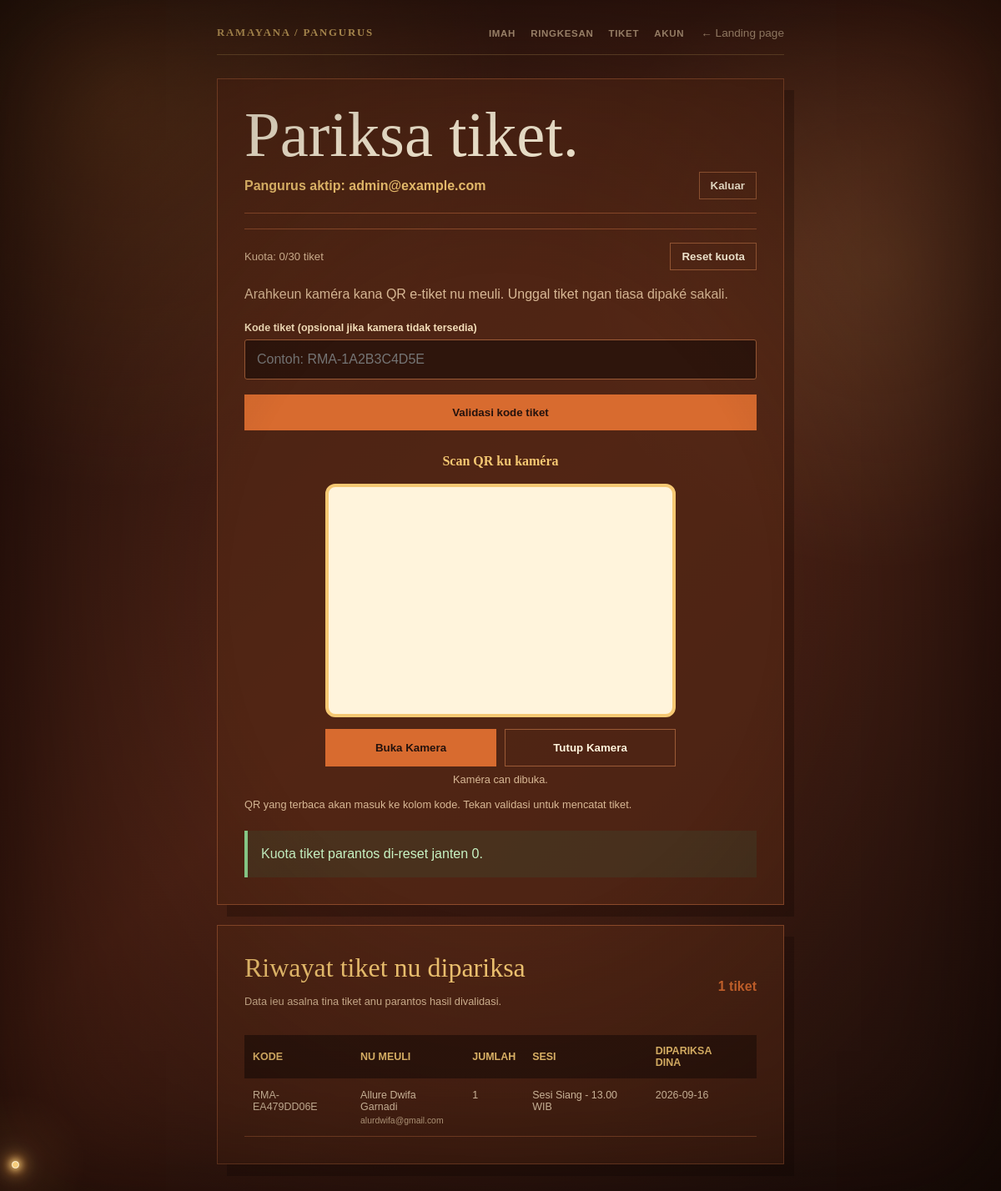
/admin_scan.php?quota_reset=1 (signed in), run on the app's committed database.
### tables this page shows
CREATE TABLE `ticket_quota` (
    `id` tinyint(3) unsigned NOT NULL,
    `max_tickets` int(10) unsigned NOT NULL DEFAULT 30,
    `sold_count` int(10) unsigned NOT NULL DEFAULT 0,
    `reset_at` date NOT NULL DEFAULT(current_date())
);

CREATE TABLE `tickets` (
    `id` int(11) NOT NULL,
    `token` varchar(30) NOT NULL,
    `nama` varchar(100) NOT NULL,
    `kelas` varchar(20) NOT NULL,
    `jumlah_tiket` int(11) NOT NULL,
    `waktu_reservasi` varchar(100) NOT NULL,
    `nomor_handphone` varchar(30) NOT NULL,
    `email` varchar(150) NOT NULL,
    `status` varchar(30) NOT NULL DEFAULT 'belum digunakan',
    `dibuat_pada` date NOT NULL,
    `dipindai_pada` date DEFAULT NULL
);

### config.php (called while the page is built, shortened)
<?php
function getTicketQuota(): array
{
    return db()->query(
        'SELECT max_tickets, sold_count, reset_at FROM ticket_quota WHERE id = 1'
    )->fetch();
}
function db(): PDO
{
    static $pdo = null;
    if ($pdo === null) {
        $pdo = new PDO(
            'mysql:host=' . DB_HOST . ';dbname=' . DB_NAME . ';charset=utf8mb4',
            DB_USER,
            DB_PASSWORD,
            [
                PDO::ATTR_ERRMODE => PDO::ERRMODE_EXCEPTION,
                PDO::ATTR_DEFAULT_FETCH_MODE => PDO::FETCH_ASSOC,
                PDO::ATTR_EMULATE_PREPARES => false,
            ]
        );
    }
    return $pdo;
}
function readTickets(): array
{
    return db()->query(
        'SELECT token, nama, kelas, jumlah_tiket, waktu_reservasi, nomor_handphone, email, status, dibuat_pada, dipindai_pada ' .
            'FROM tickets ORDER BY dibuat_pada ASC, id ASC'
    )->fetchAll();
}
function escape(string $value): string
{
    return htmlspecialchars($value, ENT_QUOTES, 'UTF-8');
}

### admin_scan.php (the view, shortened to what this page needs)
<?php
require_once __DIR__ . '/config.php';
$authenticated = !empty($_SESSION['admin_authenticated']);
$adminEmail = (string) ($_SESSION['user_email'] ?? '');
$scanResult = isset($_GET['quota_reset']) ? 'Kuota tiket parantos di-reset janten 0.' : null;
$scanType = $scanResult !== null ? 'success' : '';
$ticketQuota = getTicketQuota();
$scannedTickets = array_values(array_filter(readTickets(), static function (array $ticket): bool {
    return ($ticket['status'] ?? '') === 'sudah digunakan';
}));
usort($scannedTickets, static function (array $first, array $second): int {
    return strcmp($second['dipindai_pada'] ?? '', $first['dipindai_pada'] ?? '');
});
?>
<html lang="id">
<head>
    <link rel="stylesheet" href="assets/global-effects.css?v=11">
</head>
<body class="scanner-page">
    <div class="wrap">
        <div class="topbar">
            <div class="brand">Ramayana / Pangurus</div>
            <nav class="nav-links" aria-label="Navigasi utama">
                <a href="home.php">Imah</a>
                <a href="sinopsis.php">Ringkesan</a>
                <a href="beli_tiket.php">Tiket</a>
                <a href="akun.php">Akun</a>
            </nav>
            <a href="index.php">&larr; Landing page</a>
        </div>
        <section class="panel">
            <h1>Pariksa tiket.</h1>
            <?php if (!$authenticated): ?>
                <p class="intro">Anjeun parantos login nganggo email <strong><?php echo escape($adminEmail); ?></strong>. Lebetkeun sandi pangurus pikeun muka kaméra sareng ningali data tiket.</p>
                <form method="POST" action="admin_scan.php">
                    <input type="hidden" name="action" value="login">
                    <label for="admin_password">Sandi pangurus</label>
                    <input id="admin_password" name="admin_password" type="password" autocomplete="current-password" required>
                    <button type="submit">Asup salaku pangurus</button>
                </form>
                <p class="hint">Sandi ieu dipaké babarengan ku pangurus anu meunang idin.</p>
            <?php else: ?>
                <div class="admin-bar"><span>Pangurus aktip: <?php echo escape($adminEmail); ?></span>
                    <form method="POST" action="admin_scan.php"><input type="hidden" name="action" value="logout"><button class="logout" type="submit">Kaluar</button></form>
                </div>
                <div class="quota-bar">
                    <span>Kuota: <?php echo (int) $ticketQuota['sold_count']; ?>/<?php echo (int) $ticketQuota['max_tickets']; ?> tiket</span>
                    <form method="POST" action="reset_kuota.php" onsubmit="return confirm('Reset kuota tanpa menghapus riwayat tiket?');">
                        <button class="reset-quota" type="submit">Reset kuota</button>
                    </form>
                </div>
                <p class="intro">Arahkeun kaméra kana QR e-tiket nu meuli. Unggal tiket ngan tiasa dipaké sakali.</p>
                <form method="POST" action="admin_scan.php">
                    <label for="token">Kode tiket (opsional jika kamera tidak tersedia)</label>
                    <input id="token" name="token" placeholder="Contoh: RMA-1A2B3C4D5E">
                    <button type="submit">Validasi kode tiket</button>
                </form>
                <div class="camera-title">Scan QR ku kaméra</div>
                <div id="reader"></div>
                <div class="camera-actions">
                    <button id="start-camera" type="button">Buka Kamera</button>
                    <button id="stop-camera" class="secondary" type="button">Tutup Kamera</button>
                </div>
                <div id="camera-status" class="camera-status">Kaméra can dibuka.</div>
                <p class="hint">QR yang terbaca akan masuk ke kolom kode. Tekan validasi untuk mencatat tiket.</p>
            <?php endif; ?>
            <?php if ($scanResult): ?><div class="status <?php echo $scanType; ?>"><?php echo escape($scanResult); ?></div><?php endif; ?>
        </section>
        <?php if ($authenticated): ?>
            <section class="panel history-panel">
                <div class="history-heading">
                    <div>
                        <h2>Riwayat tiket nu dipariksa</h2>
                        <p class="hint">Data ieu asalna tina tiket anu parantos hasil divalidasi.</p>
                    </div><strong class="count"><?php echo count($scannedTickets); ?> tiket</strong>
                </div>
                <?php if (!$scannedTickets): ?>
                    <p class="empty">Can aya tiket anu dipariksa.</p>
                <?php else: ?>
                    <div class="table-wrap">
                        <table>
                            <thead>
                                <tr>
                                    <th>Kode</th>
                                    <th>Nu meuli</th>
                                    <th>Jumlah</th>
                                    <th>Sesi</th>
                                    <th>Dipariksa dina</th>
                                    <th>Status</th>
                                </tr>
                            </thead>
                            <tbody>
                                <?php foreach ($scannedTickets as $scannedTicket): ?>
                                    <tr>
                                        <td><?php echo escape($scannedTicket['token'] ?? '-'); ?></td>
                                        <td><?php echo escape($scannedTicket['nama'] ?? '-'); ?><small><?php echo escape($scannedTicket['email'] ?? ''); ?></small></td>
                                        <td><?php echo (int) ($scannedTicket['jumlah_tiket'] ?? 0); ?></td>
                                        <td><?php echo escape($scannedTicket['waktu_reservasi'] ?? '-'); ?></td>
                                        <td><?php echo escape($scannedTicket['dipindai_pada'] ?? '-'); ?></td>
                                        <td><span class="used">Sudah digunakan</span></td>
                                    </tr>
                                <?php endforeach; ?>
                            </tbody>
                        </table>
                    </div>
                <?php endif; ?>
            </section>
        <?php endif; ?>
    </div>
</body>
</html>

### assets/global-effects.css (style rules this page uses)
:root { --effects-ink: #24120d; --effects-gold: #f5c873; --effects-orange: #e28738; }
html { background: var(--effects-ink); }
body { position: relative; isolation: isolate; background-color: var(--effects-ink); cursor: none; }
body::before, body::after { position: fixed; inset: 0; pointer-events: none; content: ""; }
body::before { z-index: 0 !important; background: radial-gradient(circle at 50% 45%, rgba(245, 200, 115, .22), transparent 24%), radial-gradient(circle at 50% 50%, rgba(226, 135, 56, .16), transparent 48%), url("bg.png") center center / min(30vw, 360px) auto no-repeat !important; background-attachment: fixed; filter: saturate(.68) drop-shadow(0 0 16px rgba(245, 200, 115, .26)) !important; opacity: .28 !important; mix-blend-mode: screen !important; }
body::after { z-index: 101; background: radial-gradient(ellipse at center, transparent 38%, rgba(12, 5, 3, .42) 100%); box-shadow: inset 0 0 140px rgba(10, 4, 2, .55); }
body > * { position: relative; z-index: 1; }
input, textarea, select, button, a, [role="button"] { cursor: none; }

### data on the page
ticket_quota: sold_count "0", max_tickets "30"
tickets: token "RMA-EA479DD06E", nama "Allure Dwifa Garnadi", email "alurdwifa@gmail.com", jumlah_tiket "1", waktu_reservasi "Sesi Siang - 13.00 WIB", dipindai_pada "2026-09-16"

### other printed values
$adminEmail "admin@example.com"
$scanResult "Kuota tiket parantos di-reset janten 0."
count($scannedTickets) "1"
